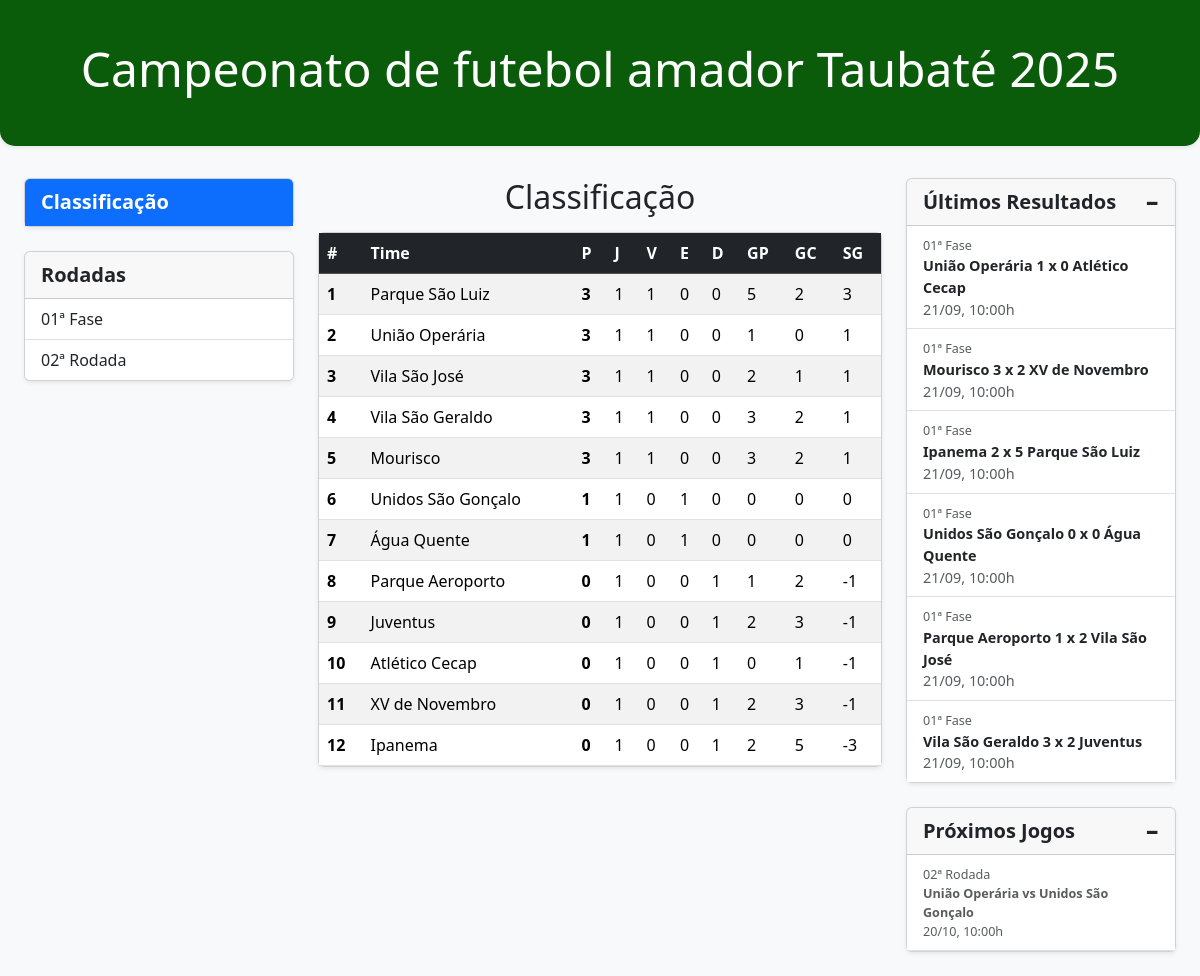
The page / on the database its author committed.
### campeonato/models.py (models this page shows, shortened)
class Time(models.Model):
    nome = models.CharField(max_length=100)
    responsavel_nome = models.CharField(max_length=100)
    responsavel_contato = models.CharField(max_length=50)

class Partida(models.Model):
    fase = models.CharField(max_length=50, default="Fase de Grupos")
    time_casa = models.ForeignKey(Time, related_name='partidas_casa', on_delete=models.CASCADE)
    gols_time_casa = models.IntegerField(default=0)
    time_visitante = models.ForeignKey(Time, related_name='partidas_visitante',on_delete=models.CASCADE)
    gols_time_visitante = models.IntegerField(default=0)
    data_partida = models.DateTimeField()
    local = models.CharField(max_length=100)
    partida_realizada = models.BooleanField(default=False)

### campeonato/views.py (the view)
# urls.py: path('', views.lista_partidas, name='lista_partidas'),
def lista_partidas(request):
    times = Time.objects.all()
    classificacao = []
    for time in times:
        stats = { 'time': time, 'P': 0, 'J': 0, 'V': 0, 'E': 0, 'D': 0, 'GP': 0, 'GC': 0, 'SG': 0 }
        partidas_time = Partida.objects.filter(partida_realizada=True).filter(
            Q(time_casa=time) | Q(time_visitante=time)
        )
        for partida in partidas_time:
            stats['J'] += 1
            if partida.time_casa == time:
                stats['GP'] += partida.gols_time_casa; stats['GC'] += partida.gols_time_visitante
                if partida.gols_time_casa > partida.gols_time_visitante:
                    stats['V'] += 1; stats['P'] += 3
                elif partida.gols_time_casa == partida.gols_time_visitante:
                    stats['E'] += 1; stats['P'] += 1
                else: stats['D'] += 1
            else:
                stats['GP'] += partida.gols_time_visitante; stats['GC'] += partida.gols_time_casa
                if partida.gols_time_visitante > partida.gols_time_casa:
                    stats['V'] += 1; stats['P'] += 3
                elif partida.gols_time_visitante == partida.gols_time_casa:
                    stats['E'] += 1; stats['P'] += 1
                else: stats['D'] += 1
        stats['SG'] = stats['GP'] - stats['GC']
        classificacao.append(stats)
    classificacao.sort(key=lambda item: (item['P'], item['V'], item['SG']), reverse=True)
    fase_selecionada = request.GET.get('fase', None)
    nomes_fases_dropdown = Partida.objects.order_by('fase').values_list('fase', flat=True).distinct()
    partidas_todas = Partida.objects.all().order_by('data_partida')
    if fase_selecionada and fase_selecionada in nomes_fases_dropdown:
        nomes_fases_para_agrupar = [fase_selecionada]
    else:
        nomes_fases_para_agrupar = nomes_fases_dropdown
    grupos_de_partidas = []
    for nome_fase in nomes_fases_para_agrupar:
        partidas_desta_fase = partidas_todas.filter(fase=nome_fase)
        if partidas_desta_fase.exists():
            grupos_de_partidas.append({ 'nome_fase': nome_fase, 'partidas': partidas_desta_fase })
    ultimos_resultados = []
    ultimo_jogo_realizado = Partida.objects.filter(partida_realizada=True).order_by('-data_partida').first()
    if ultimo_jogo_realizado:
        nome_fase_recente = ultimo_jogo_realizado.fase
        ultimos_resultados = Partida.objects.filter(
            fase=nome_fase_recente, partida_realizada=True
        ).order_by('data_partida')
    proximos_jogos = []
    proximo_jogo_agendado = Partida.objects.filter(partida_realizada=False).order_by('data_partida').first()
    if proximo_jogo_agendado:
        nome_proxima_fase = proximo_jogo_agendado.fase
        proximos_jogos = Partida.objects.filter(
            fase=nome_proxima_fase, partida_realizada=False
        ).order_by('data_partida')
    contexto = {
        'classificacao': classificacao,
        'grupos_de_partidas': grupos_de_partidas,
        'nomes_fases_dropdown': nomes_fases_dropdown,
        'fase_selecionada': fase_selecionada,
        'ultimos_resultados': ultimos_resultados, # NOVO: Apenas jogos realizados
        'proximos_jogos': proximos_jogos,         # NOVO: Apenas jogos agendados
    }
    return render(request, 'campeonato/lista_partidas.html', contexto)

### campeonato/templates/campeonato/lista_partidas.html (shortened to what this page needs)
{% extends 'campeonato/base.html' %}
{% block content %}
    {% if fase_selecionada %}
        {% for grupo in grupos_de_partidas %}
            <h2 class="mb-3 text-center">{{ grupo.nome_fase }}</h2>
            {% for partida in grupo.partidas %}
                <div class="card mb-3 shadow-sm">
                    <div class="card-body text-center">
                        <h5 class="card-title d-flex justify-content-center align-items-center">
                            <span class="col">{{ partida.time_casa.nome }}</span>
                            {% if partida.partida_realizada %}
                                <span class="badge bg-dark fs-4 mx-4">{{ partida.gols_time_casa }} x {{ partida.gols_time_visitante }}</span>
                            {% else %}
                                <span class="mx-4">vs</span>
                            {% endif %}
                            <span class="col">{{ partida.time_visitante.nome }}</span>
                        </h5>
                        <p class="card-text text-muted mt-3">
                            {{ partida.data_partida|date:"d/m, H:i" }}h | {{ partida.local }}
                        </p>
                    </div>
                </div>
            {% endfor %}
        {% empty %}
            <div class="alert alert-info" role="alert">
                Nenhuma partida encontrada para a fase "{{ fase_selecionada }}".
            </div>
        {% endfor %}
    {% else %}
        <h2 class="mb-3 text-center">Classificação</h2>
        <div class="card shadow-sm">
            <div class="table-responsive">
                <table class="table table-striped table-hover mb-0">
                    <thead class="table-dark">
                        <tr>
                            <th scope="col">#</th>
                            <th scope="col">Time</th>
                            <th scope="col">P</th>
                            <th scope="col">J</th>
                            <th scope="col">V</th>
                            <th scope="col">E</th>
                            <th scope="col">D</th>
                            <th scope="col">GP</th>
                            <th scope="col">GC</th>
                            <th scope="col">SG</th>
                        </tr>
                    </thead>
                    <tbody>
                        {% for item in classificacao %}
                        <tr>
                            <th scope="row">{{ forloop.counter }}</th>
                            <td>{{ item.time.nome }}</td>
                            <td><strong>{{ item.P }}</strong></td>
                            <td>{{ item.J }}</td>
                            <td>{{ item.V }}</td>
                            <td>{{ item.E }}</td>
                            <td>{{ item.D }}</td>
                            <td>{{ item.GP }}</td>
                            <td>{{ item.GC }}</td>
                            <td>{{ item.SG }}</td>
                        </tr>
                        {% endfor %}
                    </tbody>
                </table>
            </div>
        </div>
    {% endif %}
{% endblock %}

### campeonato/templates/campeonato/base.html (shortened to what this page needs)
<!DOCTYPE html>
<html lang="pt-br">
<head>
    <link href="https://cdn.jsdelivr.net/npm/bootstrap@5.3.3/dist/css/bootstrap.min.css" rel="stylesheet">
</head>
<body class="bg-light">
    <header class="header-grama text-center shadow-sm">
        <h1 class="display-5">Campeonato de futebol amador Taubaté 2025</h1>
    </header>
    <div class="container-fluid px-4">
        <div class="row g-4">
            <div class="col-md-3">
                <div class="card shadow-sm mb-4">
                    <a href="/" class="card-header fw-bold fs-5 link-header
                        {% if not fase_selecionada %}active{% endif %}">
                        Classificação
                    </a>
                </div>
                <form method="GET" action="" id="filtro-fase-form">
                    <div class="card shadow-sm">
                        <div class="card-header fw-bold fs-5">Rodadas</div>
                        <div class="list-group list-group-flush form-filtro">
                            {% for fase in nomes_fases_dropdown %}
                                <a onclick="submitForm('{{ fase|escapejs }}')" class="list-group-item list-group-item-action sidebar-link
                                    {% if fase == fase_selecionada %}active{% endif %}">
                                    {{ fase }}
                                </a>
                            {% endfor %}
                        </div>
                    </div>
                </form>
            </div>
            <div class="col-md-6">
                {% block content %}
                {% endblock %}
            </div>
            <div class="col-md-3">
                <div class="card shadow-sm mb-4">
                    <div class="card-header fw-bold fs-5 collapse-toggle"
                         data-bs-toggle="collapse"
                         href="#collapseUltimos"
                         role="button"
                         aria-expanded="true"
                         aria-controls="collapseUltimos">
                        Últimos Resultados
                    </div>
                    <div class="collapse show" id="collapseUltimos">
                        <div class="list-group list-group-flush">
                            {% for partida in ultimos_resultados %}
                                <div class="list-group-item sidebar-item">
                                    <small class="text-muted">{{ partida.fase }}</small>
                                    <div class="fw-bold">
                                        {{ partida.time_casa.nome }} {{ partida.gols_time_casa }} x {{ partida.gols_time_visitante }} {{ partida.time_visitante.nome }}
                                    </div>
                                    <div class="text-muted">{{ partida.data_partida|date:"d/m, H:i" }}h</div>
                                </div>
                            {% empty %}
                                <div class="list-group-item sidebar-item">Nenhum resultado recente.</div>
                            {% endfor %}
                        </div>
                    </div>
                </div>
                <div class="card shadow-sm">
                    <div class="card-header fw-bold fs-5 collapse-toggle"
                         data-bs-toggle="collapse"
                         href="#collapseProximos"
                         role="button"
                         aria-expanded="true"
                         aria-controls="collapseProximos">
                        Próximos Jogos
                    </div>
                    <div class="collapse show" id="collapseProximos">
                        <div class="list-group list-group-flush">
                            {% for partida in proximos_jogos %}
                                <div class="list-group-item sidebar-item">
                                    <small class="text-muted">{{ partida.fase }}</Vsmall>
                                    <div class="fw-bold">
                                        {{ partida.time_casa.nome }} vs {{ partida.time_visitante.nome }}
                                    </div>
                                    <div class="text-muted">{{ partida.data_partida|date:"d/m, H:i" }}h</div>
                                </div>
                            {% empty %}
                                <div class="list-group-item sidebar-item">Nenhum próximo jogo agendado.</div>
                            {% endfor %}
                        </div>
                    </div>
                </div>
            </div>
        </div>
    </div>
</body>
</html>

### campeonato/templates/campeonato/base.html (style rules this page uses)
.header-grama { background-color: #0a5c0a; color: white; padding: 2.5rem 1rem; margin-bottom: 2rem; border-radius: 0 0 15px 15px; }
.sidebar-item { font-size: 0.9rem; }
.collapse-toggle { cursor: pointer; background-image: none !important; }
.collapse-toggle::after { font-weight: 900; float: right; content: '+'; }
.collapse-toggle[aria-expanded="true"]::after { content: '−'; }
.sidebar-link { text-decoration: none; font-weight: 500; }
.form-filtro .list-group-item { cursor: pointer; }
.link-header { text-decoration: none; color: #212529; }
.link-header.active { background-color: #0d6efd; color: white; border-color: #0d6efd; }

### rows shown on the page
Time: time.nome "Parque São Luiz", P "3", J "1", V "1", E "0", D "0", GP "5", GC "2", SG "3"
Time: time.nome "União Operária", P "3", J "1", V "1", E "0", D "0", GP "1", GC "0", SG "1"
Time: time.nome "Vila São José", P "3", J "1", V "1", E "0", D "0", GP "2", GC "1", SG "1"
Time: time.nome "Vila São Geraldo", P "3", J "1", V "1", E "0", D "0", GP "3", GC "2", SG "1"
Time: time.nome "Mourisco", P "3", J "1", V "1", E "0", D "0", GP "3", GC "2", SG "1"
Time: time.nome "Unidos São Gonçalo", P "1", J "1", V "0", E "1", D "0", GP "0", GC "0", SG "0"
Time: time.nome "Água Quente", P "1", J "1", V "0", E "1", D "0", GP "0", GC "0", SG "0"
Time: time.nome "Parque Aeroporto", P "0", J "1", V "0", E "0", D "1", GP "1", GC "2", SG "-1"
Time: time.nome "Juventus", P "0", J "1", V "0", E "0", D "1", GP "2", GC "3", SG "-1"
Time: time.nome "Atlético Cecap", P "0", J "1", V "0", E "0", D "1", GP "0", GC "1", SG "-1"
Time: time.nome "XV de Novembro", P "0", J "1", V "0", E "0", D "1", GP "2", GC "3", SG "-1"
Time: time.nome "Ipanema", P "0", J "1", V "0", E "0", D "1", GP "2", GC "5", SG "-3"
Partida: fase "01ª Fase", time_casa.nome "União Operária", gols_time_casa "1", gols_time_visitante "0", time_visitante.nome "Atlético Cecap", data_partida "21/09, 10:00"
Partida: fase "01ª Fase", time_casa.nome "Mourisco", gols_time_casa "3", gols_time_visitante "2", time_visitante.nome "XV de Novembro", data_partida "21/09, 10:00"
Partida: fase "01ª Fase", time_casa.nome "Ipanema", gols_time_casa "2", gols_time_visitante "5", time_visitante.nome "Parque São Luiz", data_partida "21/09, 10:00"
Partida: fase "01ª Fase", time_casa.nome "Unidos São Gonçalo", gols_time_casa "0", gols_time_visitante "0", time_visitante.nome "Água Quente", data_partida "21/09, 10:00"
Partida: fase "01ª Fase", time_casa.nome "Parque Aeroporto", gols_time_casa "1", gols_time_visitante "2", time_visitante.nome "Vila São José", data_partida "21/09, 10:00"
Partida: fase "01ª Fase", time_casa.nome "Vila São Geraldo", gols_time_casa "3", gols_time_visitante "2", time_visitante.nome "Juventus", data_partida "21/09, 10:00"
Partida: fase "02ª Rodada", time_casa.nome "União Operária", time_visitante.nome "Unidos São Gonçalo", data_partida "20/10, 10:00"

### other values the page prints
{{ fase }} "01ª Fase" "02ª Rodada"
